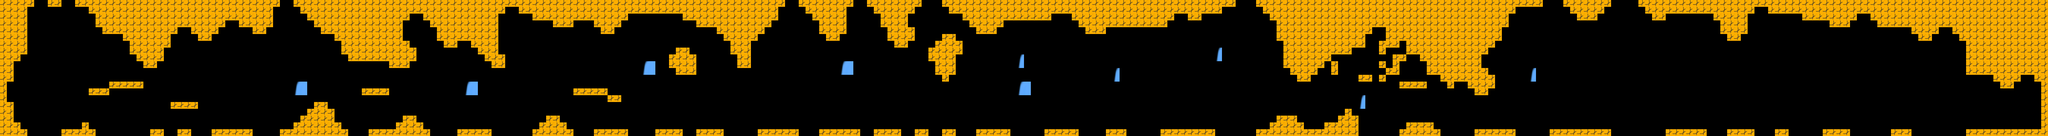

A level layout from a 2D game, rendered from its tile map. Below: a short description, then the map file with tile-grid data replaced by summaries:
An orthogonal 300x20 tile map with 18x18 px tiles, 2 tile layers (层 2, 层 1) and 528 objects.

<map version="1.2" orientation="orthogonal" renderorder="right-down" width="300" height="20" tilewidth="18" tileheight="18" nextobjectid="666">
  <properties>
    <property name="sw1" value="733" />
    <property name="sw2" value="769" />
    <property name="sw5" value="89" />
    <property name="sw3" value="697" />
    <property name="sw4" value="815" />
    <property name="sw6" value="1" />
  </properties>
  <tileset firstgid="1" name="tileset_gutter" columns="33" tilecount="924" tileheight="18" tilewidth="18">
    <image source="tileset_gutter.png" width="594" height="504" />
  </tileset>
  <layer name="层 2" width="300" height="20">
    <data>[6000 cells, 0 non-empty, 0 distinct tile ids]</data>
  </layer>
  <layer name="层 1" width="300" height="20">
    <data>[6000 cells, 5997 non-empty, 12 distinct tile ids]</data>
  </layer>
  <objectgroup name="born">
    <object id="2" x="36" y="306" width="18" height="18" />
  </objectgroup>
  <objectgroup name="ground">
    <object id="107" x="54" y="342" width="18" height="18" />
    <object id="108" x="54" y="342" width="18" height="18" />
    <object id="110" x="36" y="342" width="18" height="18" />
    <object id="111" x="18" y="342" width="18" height="18" />
    <object id="112" x="36" y="342" width="18" height="18" />
    <object id="113" x="36" y="324" width="18" height="18" />
    <object id="114" x="18" y="324" width="18" height="18" />
    <object id="115" x="36" y="324" width="18" height="18" />
    <object id="116" x="18" y="306" width="18" height="18" />
    <object id="117" x="18" y="288" width="18" height="18" />
    <object name="" type="" id="118" x="2754" y="342" width="18" height="18" />
    <object name="" type="" id="119" x="2772" y="342" width="18" height="18" />
    <object name="" type="" id="120" x="2790" y="342" width="18" height="18" />
    <object name="" type="" id="121" x="2808" y="342" width="18" height="18" />
    <object name="" type="" id="122" x="2826" y="342" width="18" height="18" />
    <object name="" type="" id="123" x="2502" y="342" width="18" height="18" />
    <object name="" type="" id="124" x="2484" y="342" width="18" height="18" />
    <object name="" type="" id="125" x="2430" y="342" width="18" height="18" />
    <object name="" type="" id="126" x="2412" y="342" width="18" height="18" />
    <object name="" type="" id="127" x="2358" y="342" width="18" height="18" />
    <object name="" type="" id="128" x="2340" y="342" width="18" height="18" />
    <object name="" type="" id="129" x="2322" y="342" width="18" height="18" />
    <object name="" type="" id="130" x="2304" y="342" width="18" height="18" />
    <object name="" type="" id="131" x="2088" y="342" width="18" height="18" />
    <object name="" type="" id="132" x="2070" y="342" width="18" height="18" />
    <object name="" type="" id="133" x="2052" y="342" width="18" height="18" />
    <object name="" type="" id="134" x="2034" y="342" width="18" height="18" />
    <object name="" type="" id="135" x="2016" y="342" width="18" height="18" />
    <object name="" type="" id="136" x="1998" y="342" width="18" height="18" />
    <object name="" type="" id="137" x="1782" y="342" width="18" height="18" />
    <object name="" type="" id="138" x="1764" y="342" width="18" height="18" />
    <object name="" type="" id="139" x="1746" y="342" width="18" height="18" />
    <object name="" type="" id="140" x="1728" y="342" width="18" height="18" />
    <object name="" type="" id="141" x="1620" y="252" width="18" height="18" />
    <object name="" type="" id="143" x="1602" y="252" width="18" height="18" />
    <object name="" type="" id="144" x="1584" y="234" width="18" height="18" />
    <object name="" type="" id="145" x="1566" y="234" width="18" height="18" />
    <object name="" type="" id="146" x="1548" y="234" width="18" height="18" />
    <object name="" type="" id="147" x="1530" y="234" width="18" height="18" />
    <object name="" type="" id="148" x="1512" y="234" width="18" height="18" />
    <object name="" type="" id="149" x="1494" y="342" width="18" height="18" />
    <object name="" type="" id="150" x="1476" y="324" width="18" height="18" />
    <object name="" type="" id="151" x="1458" y="306" width="18" height="18" />
    <object name="" type="" id="152" x="1440" y="306" width="18" height="18" />
    <object name="" type="" id="153" x="1422" y="324" width="18" height="18" />
    <object name="" type="" id="154" x="1404" y="342" width="18" height="18" />
    <object name="" type="" id="155" x="1116" y="342" width="18" height="18" />
    <object name="" type="" id="156" x="1098" y="324" width="18" height="18" />
    <object name="" type="" id="157" x="1080" y="306" width="18" height="18" />
    <object name="" type="" id="158" x="1062" y="306" width="18" height="18" />
    <object name="" type="" id="159" x="1044" y="324" width="18" height="18" />
    <object name="" type="" id="160" x="1026" y="342" width="18" height="18" />
    <object name="" type="" id="161" x="1008" y="342" width="18" height="18" />
    <object name="" type="" id="162" x="990" y="342" width="18" height="18" />
    <object name="" type="" id="163" x="972" y="342" width="18" height="18" />
    <object name="" type="" id="164" x="900" y="342" width="18" height="18" />
    <object name="" type="" id="165" x="882" y="324" width="18" height="18" />
    <object name="" type="" id="166" x="864" y="306" width="18" height="18" />
    <object name="" type="" id="167" x="864" y="288" width="18" height="18" />
    <object name="" type="" id="168" x="846" y="270" width="18" height="18" />
    <object name="" type="" id="169" x="828" y="270" width="18" height="18" />
    <object name="" type="" id="170" x="810" y="288" width="18" height="18" />
    <object name="" type="" id="171" x="792" y="306" width="18" height="18" />
    <object name="" type="" id="172" x="774" y="324" width="18" height="18" />
    <object name="" type="" id="173" x="756" y="342" width="18" height="18" />
    <object name="" type="" id="174" x="738" y="342" width="18" height="18" />
    <object name="" type="" id="175" x="648" y="342" width="18" height="18" />
    <object name="" type="" id="176" x="630" y="342" width="18" height="18" />
    <object name="" type="" id="177" x="612" y="342" width="18" height="18" />
    <object name="" type="" id="178" x="594" y="342" width="18" height="18" />
    <object name="" type="" id="179" x="576" y="342" width="18" height="18" />
    <object name="" type="" id="180" x="558" y="342" width="18" height="18" />
    <object name="" type="" id="181" x="486" y="342" width="18" height="18" />
    <object name="" type="" id="182" x="468" y="342" width="18" height="18" />
    <object name="" type="" id="183" x="414" y="342" width="18" height="18" />
    <object name="" type="" id="184" x="396" y="342" width="18" height="18" />
    <object name="" type="" id="185" x="450" y="270" width="18" height="18" />
    <object name="" type="" id="186" x="468" y="270" width="18" height="18" />
    <object name="" type="" id="187" x="486" y="270" width="18" height="18" />
    <object name="" type="" id="188" x="504" y="270" width="18" height="18" />
    </objectgroup>
  <objectgroup name="moveAble" />
  <objectgroup name="e">
    <!-- 1 objects omitted --></objectgroup>
</map>
<!-- 447 of 528 objects omitted -->